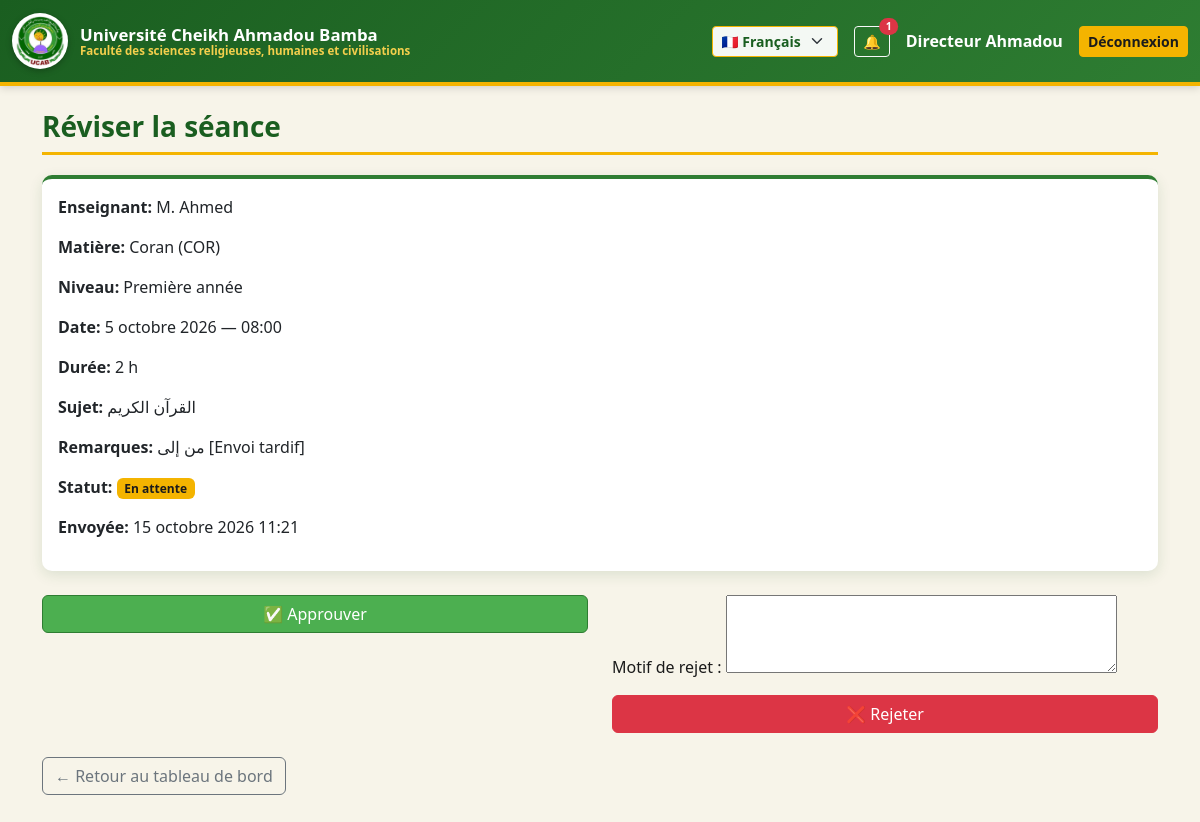
Screenshot of /director/sessions/3/review/ (signed in) with the database file from the repository.
### accounts/models.py (models this page shows, shortened)
class User(AbstractUser):
    class Role(models.TextChoices):
        TEACHER    = "teacher",    _("Enseignant")
        SECRETARY  = "secretary",  _("Secrétaire")
        DIRECTOR   = "director",   _("Directeur des études")
        DEAN       = "dean",       _("Doyen")
        ACCOUNTANT = "accountant", _("Comptable")
    role = models.CharField(_("Rôle"), max_length=20,
                            choices=Role.choices, default=Role.TEACHER)
    display_name_fr = models.CharField(_("Nom en français"), max_length=150, blank=True)
    display_name_ar = models.CharField(_("الاسم بالعربية"), max_length=150, blank=True)
    class Meta:
        verbose_name = _("Utilisateur")
        verbose_name_plural = _("Utilisateurs")
    def __str__(self):
        return self.display_name_fr or self.get_full_name() or self.username
    @property
    def is_director(self):   return self.role == self.Role.DIRECTOR

### academics/models.py (models this page shows, shortened)
class Session(models.Model):
    class Status(models.TextChoices):
        DRAFT     = "draft",     _("Brouillon")
        SUBMITTED = "submitted", _("En attente de validation")
        APPROVED  = "approved",  _("Approuvée")
        REJECTED  = "rejected",  _("Rejetée")
    assignment = models.ForeignKey(
        TeachingAssignment, on_delete=models.PROTECT,
        related_name="sessions", verbose_name=_("Affectation"),
    )
    date  = models.DateField(_("Date de la séance"), default=timezone.localdate)
    topic = models.CharField(_("Sujet étudié"), max_length=255)
    notes = models.TextField(_("Remarques"), blank=True)
    teacher = models.ForeignKey(settings.AUTH_USER_MODEL, on_delete=models.PROTECT,
                                related_name="sessions")
    subject = models.ForeignKey(Subject, on_delete=models.PROTECT, related_name="sessions")
    level   = models.ForeignKey(Level,   on_delete=models.PROTECT, related_name="sessions")
    weekday = models.PositiveSmallIntegerField(_("Jour"))
    start_time = models.TimeField(_("Heure de début"))
    duration_hours = models.PositiveSmallIntegerField(_("Heures"), default=2)
    status = models.CharField(
        _("Statut"), max_length=20,
        choices=Status.choices, default=Status.DRAFT,
    )
    submitted_at = models.DateTimeField(_("Envoyée à"), null=True, blank=True)
    reviewed_at  = models.DateTimeField(_("Révisée à"), null=True, blank=True)
    reviewed_by  = models.ForeignKey(
        settings.AUTH_USER_MODEL, on_delete=models.SET_NULL,
        null=True, blank=True, related_name="reviewed_sessions",
        verbose_name=_("Révisée par"),
    )
    rejection_reason = models.TextField(_("Motif de rejet"), blank=True)
    created_at = models.DateTimeField(auto_now_add=True)
    updated_at = models.DateTimeField(auto_now=True)
    last_edited_by = models.ForeignKey(
        settings.AUTH_USER_MODEL, on_delete=models.SET_NULL,
        null=True, blank=True, related_name="edited_sessions",
        verbose_name=_("Dernière modification par"),
    )
    locked_at  = models.DateTimeField(_("Verrouillé à"), null=True, blank=True)
    class Meta:
        ordering = ["-date", "-start_time"]
        verbose_name = _("Séance")
        verbose_name_plural = _("Séances")
        indexes = [
            models.Index(fields=["teacher", "date"]),
            models.Index(fields=["level", "date"]),
            models.Index(fields=["status"]),
        ]

class Subject(models.Model):
    name_fr = models.CharField(_("Nom (français)"), max_length=150)
    name_ar = models.CharField(_("الاسم بالعربية"), max_length=150)
    code    = models.CharField(_("Code"), max_length=20, unique=True)
    class Meta:
        verbose_name = _("Matière")
        verbose_name_plural = _("Matières")
    def __str__(self):
        return f"{self.name_fr} ({self.code})"

class Level(models.Model):
    name_fr = models.CharField(_("Nom (français)"), max_length=100, unique=True)
    name_ar = models.CharField(_("الاسم بالعربية"), max_length=100, unique=True)
    order   = models.PositiveIntegerField(_("Ordre"), default=0)
    class Meta:
        ordering = ["order", "name_fr"]
        verbose_name = _("Niveau")
        verbose_name_plural = _("Niveaux")
    def __str__(self):
        return self.name_fr

### academics/views.py (the view, shortened to what this page needs)
# urls.py: path("director/sessions/<int:pk>/review/", views.director_session_review, name="director_session_review"),
@login_required
def director_session_review(request, pk):
    _require_director(request.user)
    s = get_object_or_404(Session, pk=pk)
    form = RejectForm()
    return render(request, "academics/session_review.html",
                  {"session": s, "form": form})

### academics/forms.py
class RejectForm(forms.Form):
    reason = forms.CharField(
        label="Motif de rejet",
        widget=forms.Textarea(attrs={"rows": 3}),
    )

### academics/context_processors.py (called while the page is built)
def unread_notifications(request):
    if not request.user.is_authenticated:
        return {"unread_count": 0, "recent_notifications": []}
    qs = Notification.objects.filter(recipient=request.user, is_read=False)
    return {
        "unread_count": qs.count(),
        "recent_notifications": qs[:5],
    }

### academics/views.py (called while the page is built)
def _require_director(u):
    if not (u.is_authenticated and (u.is_director or u.is_admin_user)):
        raise PermissionDenied(_("Page réservée au directeur des études."))

### templates/academics/session_review.html (shortened to what this page needs)
{% extends "base.html" %}
{% load i18n %}
{% block content %}
<h3>{% trans "Réviser la séance" %}</h3>
<div class="card mb-4">
  <div class="card-body">
    <p><strong>{% trans "Enseignant" %}:</strong> {{ session.teacher }}</p>
    <p><strong>{% trans "Matière" %}:</strong> {{ session.subject }}</p>
    <p><strong>{% trans "Niveau" %}:</strong> {{ session.level }}</p>
    <p><strong>{% trans "Date" %}:</strong> {{ session.date }} — {{ session.start_time }}</p>
    <p><strong>{% trans "Durée" %}:</strong> {{ session.duration_hours }} h</p>
    <p><strong>{% trans "Sujet" %}:</strong> {{ session.topic }}</p>
    {% if session.notes %}
      <p><strong>{% trans "Remarques" %}:</strong> {{ session.notes }}</p>
    {% endif %}
    <p><strong>{% trans "Statut" %}:</strong>
      {% if session.status == "submitted" %}<span class="badge bg-warning text-dark">{% trans "En attente" %}</span>
      {% elif session.status == "draft" %}<span class="badge bg-secondary">{% trans "Brouillon" %}</span>
      {% elif session.status == "approved" %}<span class="badge bg-success">{% trans "Approuvée" %}</span>
      {% elif session.status == "rejected" %}<span class="badge bg-danger">{% trans "Rejetée" %}</span>
      {% endif %}
    </p>
    {% if session.submitted_at %}
      <p><strong>{% trans "Envoyée" %}:</strong> {{ session.submitted_at }}</p>
    {% endif %}
  </div>
</div>
<div class="row">
  <div class="col-md-6">
    <form method="post" class="mb-3">
      <button class="btn btn-success w-100">✅ {% trans "Approuver" %}</button>
    </form>
  </div>
  <div class="col-md-6">
    <form method="post">
      {{ form.as_p }}
      <button class="btn btn-danger w-100">❌ {% trans "Rejeter" %}</button>
    </form>
  </div>
</div>
<div class="mt-4">
  <a href="{% url 'academics:director_dashboard' %}" class="btn btn-outline-secondary">
    ← {% trans "Retour au tableau de bord" %}
  </a>
</div>
{% endblock %}

### templates/base.html (shortened to what this page needs)
{% load i18n static %}
{% get_current_language as LANG %}
<!doctype html>
<html lang="{{ LANG }}" dir="{% if LANG == 'ar' %}rtl{% else %}ltr{% endif %}">
<head>
  {% if LANG == 'ar' %}
    <link href="https://cdn.jsdelivr.net/npm/bootstrap@5.3.3/dist/css/bootstrap.rtl.min.css" rel="stylesheet">
  {% else %}
    <link href="https://cdn.jsdelivr.net/npm/bootstrap@5.3.3/dist/css/bootstrap.min.css" rel="stylesheet">
  {% endif %}
  <link href="{% static 'css/style.css' %}" rel="stylesheet">
</head>
<body>
<nav class="navbar navbar-expand-lg navbar-ucab mb-4">
  <div class="container-fluid">
    <a class="navbar-brand" href="{% url 'academics:dashboard' %}">
      <img src="{% static 'img/logo.png' %}" alt="UCAB">
      <div class="brand-text">
        <span class="uni-name">{% trans "Université Cheikh Ahmadou Bamba" %}</span>
        <span class="fac-name">{% trans "Faculté des sciences religieuses, humaines et civilisations" %}</span>
      </div>
    </a>
    <div class="ms-auto d-flex align-items-center gap-3">
      <form action="{% url 'set_language' %}" method="post" class="lang-switcher">
        <select name="language" class="form-select form-select-sm" onchange="this.form.submit()">
          <option value="fr" {% if LANG == 'fr' %}selected{% endif %}>🇫🇷 Français</option>
        </select>
      </form>
      {% if user.is_authenticated %}
        <a href="{% url 'academics:notifications_list' %}" class="btn btn-sm btn-outline-light position-relative">
          🔔
          {% if unread_count %}
            <span class="position-absolute top-0 start-100 translate-middle badge rounded-pill bg-danger">
              {{ unread_count }}
            </span>
          {% endif %}
        </a>
        <span class="text-white fw-semibold">{{ user }}</span>
        <a class="btn btn-sm btn-warning" href="{% url 'accounts:logout' %}">
          {% trans "Déconnexion" %}
        </a>
      {% endif %}
    </div>
  </div>
</nav>
<div class="container">
  {% block content %}{% endblock %}
</div>
</body>
</html>

### static/css/style.css (style rules this page uses)
:root { --ucab-green-dark: #1a5e20; --ucab-green: #2e7d32; --ucab-green-light: #4caf50; --ucab-gold: #f4b400; --ucab-gold-light: #ffd54f; --ucab-purple: #7b3fa0; --ucab-cream: #f7f4e9; --ucab-dark-text: #1b1b1b; }
body { background-color: var(--ucab-cream); color: var(--ucab-dark-text); padding-bottom: 40px; font-family: "Segoe UI", "Tahoma", "Amiri", sans-serif; }
.navbar-ucab { background: linear-gradient(135deg, var(--ucab-green-dark) 0%, var(--ucab-green) 100%) !important; border-bottom: 4px solid var(--ucab-gold); box-shadow: 0 2px 8px rgba(0,0,0,0.15); }
.navbar-ucab .navbar-brand { color: #fff !important; font-weight: 600; display: flex; align-items: center; gap: 12px; }
.navbar-ucab .navbar-brand img { height: 56px; width: 56px; border-radius: 50%; background: #fff; padding: 3px; box-shadow: 0 2px 6px rgba(0,0,0,0.25); }
.navbar-ucab .brand-text { display: flex; flex-direction: column; line-height: 1.15; }
.navbar-ucab .brand-text .uni-name { font-size: 1.05rem; font-weight: 700; color: #fff; }
.navbar-ucab .brand-text .fac-name { font-size: 0.72rem; color: var(--ucab-gold-light); opacity: 0.95; }
.card { border: none; border-top: 4px solid var(--ucab-green); box-shadow: 0 4px 14px rgba(26, 94, 32, 0.12); border-radius: 10px; }
.btn-success { background-color: var(--ucab-green-light) !important; border-color: var(--ucab-green) !important; }
.btn-warning { background-color: var(--ucab-gold) !important; border-color: var(--ucab-gold) !important; color: #1b1b1b !important; font-weight: 600; }
h3, h4, h5 { color: var(--ucab-green-dark); font-weight: 700; }
h3 { border-bottom: 3px solid var(--ucab-gold); padding-bottom: 8px; margin-bottom: 20px; }
.badge.bg-warning { background-color: var(--ucab-gold) !important; color: #1b1b1b !important; }
.lang-switcher .form-select { background-color: rgba(255,255,255,0.95); border: 1px solid var(--ucab-gold); color: var(--ucab-green-dark); font-weight: 600; }

### rows the page displays
User: display_name_fr "Directeur Ahmadou"
Session: teacher "M. Ahmed", subject "Coran (COR)", level "Première année", date "5 octobre 2026", start_time "08:00", duration_hours "2", topic "القرآن الكريم", notes "من إلى [Envoi tardif]", submitted_at "15 octobre 2026 11:21"

### other values shown
{{ unread_count }} "1"
